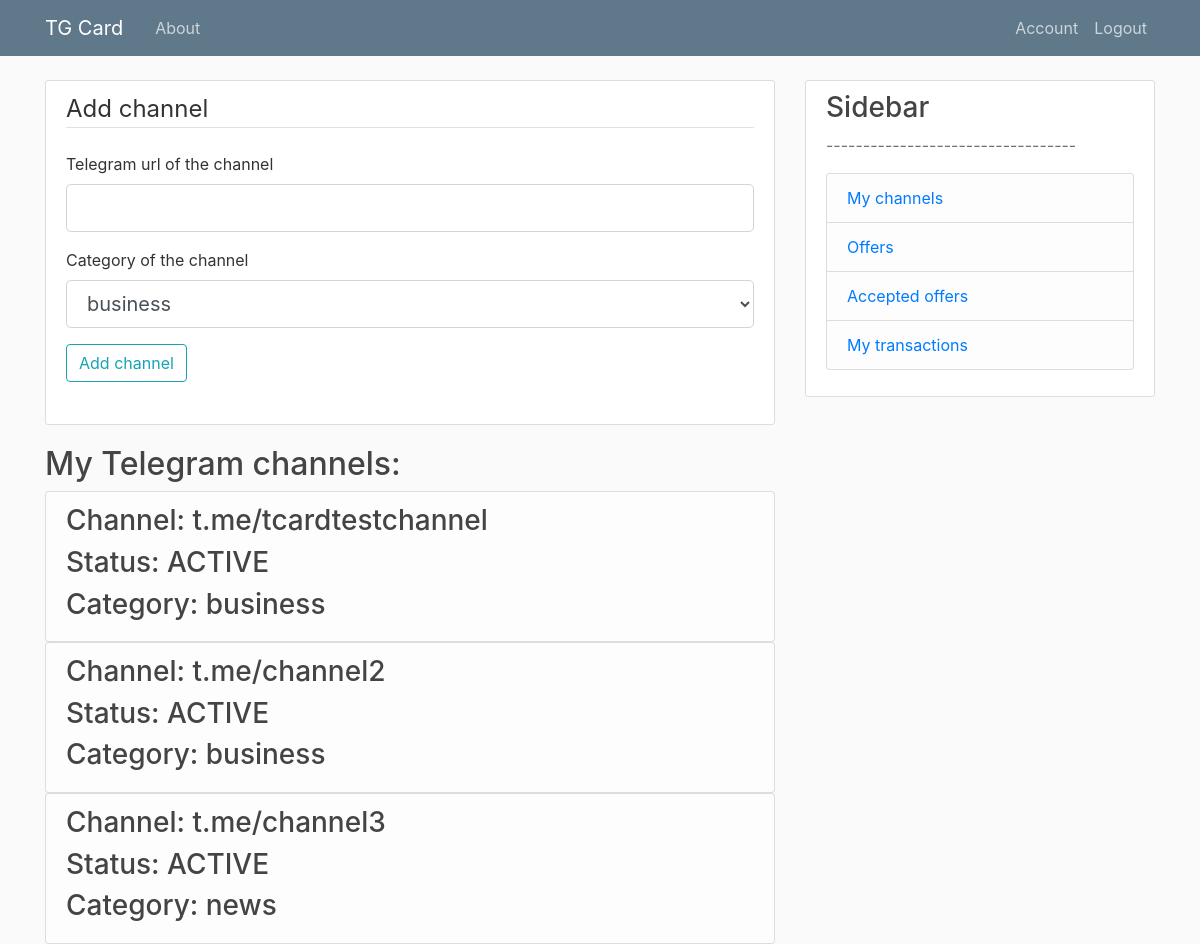
Page /channel (signed in) on the committed database.
### models.py (models this page shows, shortened)
class Channel(db.Model):
    id = db.Column(db.Integer, primary_key=True)
    tgUrl = db.Column(db.String, index=True, unique=True, nullable=False)
    status = db.Column(db.Integer, index=True, nullable=False) # active \ inactive
    partnerId = db.Column(db.Integer, db.ForeignKey('user.id'), nullable=False)
    categoryListAff = db.relationship('CategoryListAff', backref='channel', lazy=True)

class Category(db.Model):
    id = db.Column(db.Integer, primary_key=True)
    title = db.Column(db.String, index=True, unique=True, nullable=False)
    categoryListAdv = db.relationship('CategoryListAdv', backref='category', lazy=True)
    categoryListAff = db.relationship('CategoryListAff', backref='category', lazy=True)

### routes.py (the view, shortened to what this page needs)
@app.route("/channel", methods=['GET', 'POST'])
@affiliate_access_level()
@login_required
def channel():
    formCategories = [(g.id, g.title) for g in Category.query.all()]
    form = AddChannelForm()
    form.categoryListAff.choices = formCategories
    return render_template('channel.html', title='Channel', form=form)

### forms.py (shortened to what this page needs)
class AddChannelForm(FlaskForm):
    tgUrl = StringField('Telegram url of the channel', validators=[DataRequired()])
    categoryListAff = SelectField('Category of the channel', coerce=int)
    submit = SubmitField('Add channel')

### models.py (called while the page is built)
@login_manager.user_loader
def load_user(user_id):
    return User.query.get(int(user_id))

### routes.py (called while the page is built)
def affiliate_access_level():
    def decorator(f):
        @wraps(f)
        def decorated_function(*args, **kwargs):
            if current_user.role != 'AFFILIATE':
                return redirect(url_for('access_error_page'))
            return f(*args, **kwargs)
        return decorated_function
    return decorator

### templates/channel.html (shortened to what this page needs)
{% extends "layout.html" %}
{% block content %}
    <div class="content-section">
        <form method="POST" action="">
        <fieldset class="form-group">
            <legend class="border-bottom mb-4">Add channel</legend>
            <div class="form-group">
                {{ form.tgUrl.label(class="form-control-label") }}
                {% if form.tgUrl.errors %}
                    {{ form.tgUrl(class="form-control form-control-lg is-invalid") }}
                    <div class="invalid-feedback">
                        {% for error in form.tgUrl.errors %}
                            <span>{{ error }}</span>
                        {% endfor %}
                    </div>
                {% else %}
                    {{ form.tgUrl(class="form-control form-control-lg") }}
                {% endif %}
            </div>
            <div class="form-group">
                {{ form.categoryListAff.label(class="form-control-label") }}
                {% if form.categoryListAff.errors %}
                    {{ form.categoryListAff(class="form-control form-control-lg is-invalid") }}
                    <div class="invalid-feedback">
                        {% for error in form.categoryListAff.errors %}
                            <span>{{ error }}</span>
                        {% endfor %}
                    </div>
                {% else %}
                    {{ form.categoryListAff(class="form-control form-control-lg") }}
                {% endif %}
            </div>
    	    <div class="form-group">
         	    {{ form.submit(class="btn btn-outline-info") }}
    	    </div>
            </fieldset>
        </form>
    </div>
    <h2>My Telegram channels: </h2>
    {% for channel in current_user.channels %}
    <ul class="list-group">
        <li class="list-group-item list-group-item-light">
            <h3>Channel: {{channel.tgUrl}}</h3>
            <h3>Status: {{channel.status}}</h3>
            <h3>Category: {{channel.categoryListAff[0].category.title}}</h3>
        </li>
    </ul>
    {% endfor %}
{% endblock content %}

### static/main.css (style rules this page uses)
body { background: #fafafa; color: #333333; margin-top: 5rem; }
h1, h2, h3, h4, h5, h6 { color: #444444; }
.content-section { background: #ffffff; padding: 10px 20px; border: 1px solid #dddddd; border-radius: 3px; margin-bottom: 20px; }

### rows in the picture
Channel: tgUrl "t.me/tcardtestchannel", status "ACTIVE", title "business"
Channel: tgUrl "t.me/channel2", status "ACTIVE", title "business"
Channel: tgUrl "t.me/channel3", status "ACTIVE", title "news"
